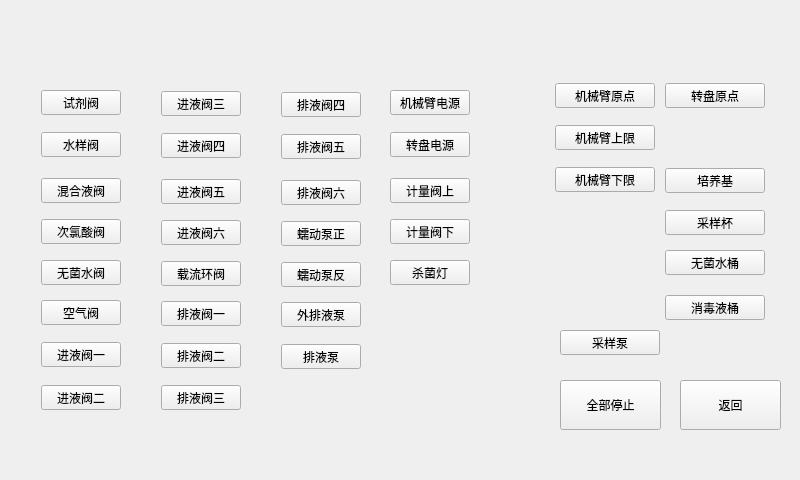
<?xml version="1.0" encoding="UTF-8"?>
<ui version="4.0">
 <class>debug_signal</class>
 <widget class="QWidget" name="debug_signal">
  <property name="geometry">
   <rect>
    <x>0</x>
    <y>0</y>
    <width>800</width>
    <height>480</height>
   </rect>
  </property>
  <property name="windowTitle">
   <string>Form</string>
  </property>
  <property name="styleSheet">
   <string notr="true">background-image: url(:/image/image/plc/singleTest.png);</string>
  </property>
  <widget class="QPushButton" name="pB_Exit">
   <property name="geometry">
    <rect>
     <x>680</x>
     <y>380</y>
     <width>101</width>
     <height>50</height>
    </rect>
   </property>
   <property name="styleSheet">
    <string notr="true">border-image: url(:/image/image/button_key_num.png);</string>
   </property>
   <property name="text">
    <string>返回</string>
   </property>
  </widget>
  <widget class="QPushButton" name="pB_StopAll">
   <property name="geometry">
    <rect>
     <x>560</x>
     <y>380</y>
     <width>101</width>
     <height>50</height>
    </rect>
   </property>
   <property name="styleSheet">
    <string notr="true">border-image: url(:/image/image/button_key_num.png);</string>
   </property>
   <property name="text">
    <string>全部停止</string>
   </property>
  </widget>
  <widget class="QPushButton" name="pB_shiji">
   <property name="geometry">
    <rect>
     <x>41</x>
     <y>90</y>
     <width>80</width>
     <height>25</height>
    </rect>
   </property>
   <property name="styleSheet">
    <string notr="true">border-image: url(:/image/image/button_key_num.png);</string>
   </property>
   <property name="text">
    <string>试剂阀</string>
   </property>
  </widget>
  <widget class="QPushButton" name="pB_shuiyangfa">
   <property name="geometry">
    <rect>
     <x>41</x>
     <y>132</y>
     <width>80</width>
     <height>25</height>
    </rect>
   </property>
   <property name="styleSheet">
    <string notr="true">border-image: url(:/image/image/button_key_num.png);</string>
   </property>
   <property name="text">
    <string>水样阀</string>
   </property>
  </widget>
  <widget class="QPushButton" name="pB_hunhefa">
   <property name="geometry">
    <rect>
     <x>41</x>
     <y>178</y>
     <width>80</width>
     <height>25</height>
    </rect>
   </property>
   <property name="styleSheet">
    <string notr="true">border-image: url(:/image/image/button_key_num.png);</string>
   </property>
   <property name="text">
    <string>混合液阀</string>
   </property>
  </widget>
  <widget class="QPushButton" name="pB_cilvsuan">
   <property name="geometry">
    <rect>
     <x>41</x>
     <y>219</y>
     <width>80</width>
     <height>25</height>
    </rect>
   </property>
   <property name="styleSheet">
    <string notr="true">border-image: url(:/image/image/button_key_num.png);</string>
   </property>
   <property name="text">
    <string>次氯酸阀</string>
   </property>
  </widget>
  <widget class="QPushButton" name="pB_wujunshuifa">
   <property name="geometry">
    <rect>
     <x>41</x>
     <y>260</y>
     <width>80</width>
     <height>25</height>
    </rect>
   </property>
   <property name="styleSheet">
    <string notr="true">border-image: url(:/image/image/button_key_num.png);</string>
   </property>
   <property name="text">
    <string>无菌水阀</string>
   </property>
  </widget>
  <widget class="QPushButton" name="pB_kongqifa">
   <property name="geometry">
    <rect>
     <x>41</x>
     <y>300</y>
     <width>80</width>
     <height>25</height>
    </rect>
   </property>
   <property name="styleSheet">
    <string notr="true">border-image: url(:/image/image/button_key_num.png);</string>
   </property>
   <property name="text">
    <string>空气阀</string>
   </property>
  </widget>
  <widget class="QPushButton" name="pB_jinyefa">
   <property name="geometry">
    <rect>
     <x>41</x>
     <y>342</y>
     <width>80</width>
     <height>25</height>
    </rect>
   </property>
   <property name="styleSheet">
    <string notr="true">border-image: url(:/image/image/button_key_num.png);</string>
   </property>
   <property name="text">
    <string>进液阀一</string>
   </property>
  </widget>
  <widget class="QPushButton" name="pB_jinyefa2">
   <property name="geometry">
    <rect>
     <x>41</x>
     <y>385</y>
     <width>80</width>
     <height>25</height>
    </rect>
   </property>
   <property name="styleSheet">
    <string notr="true">border-image: url(:/image/image/button_key_num.png);</string>
   </property>
   <property name="text">
    <string>进液阀二</string>
   </property>
  </widget>
  <widget class="QPushButton" name="pB_payefa1">
   <property name="geometry">
    <rect>
     <x>161</x>
     <y>301</y>
     <width>80</width>
     <height>25</height>
    </rect>
   </property>
   <property name="styleSheet">
    <string notr="true">border-image: url(:/image/image/button_key_num.png);</string>
   </property>
   <property name="text">
    <string>排液阀一</string>
   </property>
  </widget>
  <widget class="QPushButton" name="pB_zailiufa">
   <property name="geometry">
    <rect>
     <x>161</x>
     <y>261</y>
     <width>80</width>
     <height>25</height>
    </rect>
   </property>
   <property name="styleSheet">
    <string notr="true">border-image: url(:/image/image/button_key_num.png);</string>
   </property>
   <property name="text">
    <string>载流环阀</string>
   </property>
  </widget>
  <widget class="QPushButton" name="pB_paiyefa3">
   <property name="geometry">
    <rect>
     <x>161</x>
     <y>385</y>
     <width>80</width>
     <height>25</height>
    </rect>
   </property>
   <property name="styleSheet">
    <string notr="true">border-image: url(:/image/image/button_key_num.png);</string>
   </property>
   <property name="text">
    <string>排液阀三</string>
   </property>
  </widget>
  <widget class="QPushButton" name="pB_jinyefa3">
   <property name="geometry">
    <rect>
     <x>161</x>
     <y>91</y>
     <width>80</width>
     <height>25</height>
    </rect>
   </property>
   <property name="styleSheet">
    <string notr="true">border-image: url(:/image/image/button_key_num.png);</string>
   </property>
   <property name="text">
    <string>进液阀三</string>
   </property>
  </widget>
  <widget class="QPushButton" name="pB_jinyefa4">
   <property name="geometry">
    <rect>
     <x>161</x>
     <y>133</y>
     <width>80</width>
     <height>25</height>
    </rect>
   </property>
   <property name="styleSheet">
    <string notr="true">border-image: url(:/image/image/button_key_num.png);</string>
   </property>
   <property name="text">
    <string>进液阀四</string>
   </property>
  </widget>
  <widget class="QPushButton" name="pB_paiyefa2">
   <property name="geometry">
    <rect>
     <x>161</x>
     <y>343</y>
     <width>80</width>
     <height>25</height>
    </rect>
   </property>
   <property name="styleSheet">
    <string notr="true">border-image: url(:/image/image/button_key_num.png);</string>
   </property>
   <property name="text">
    <string>排液阀二</string>
   </property>
  </widget>
  <widget class="QPushButton" name="pB_jinyefa5">
   <property name="geometry">
    <rect>
     <x>161</x>
     <y>179</y>
     <width>80</width>
     <height>25</height>
    </rect>
   </property>
   <property name="styleSheet">
    <string notr="true">border-image: url(:/image/image/button_key_num.png);</string>
   </property>
   <property name="text">
    <string>进液阀五</string>
   </property>
  </widget>
  <widget class="QPushButton" name="pB_jinyefa6">
   <property name="geometry">
    <rect>
     <x>161</x>
     <y>220</y>
     <width>80</width>
     <height>25</height>
    </rect>
   </property>
   <property name="styleSheet">
    <string notr="true">border-image: url(:/image/image/button_key_num.png);</string>
   </property>
   <property name="text">
    <string>进液阀六</string>
   </property>
  </widget>
  <widget class="QPushButton" name="pB_paiyefa6">
   <property name="geometry">
    <rect>
     <x>281</x>
     <y>180</y>
     <width>80</width>
     <height>25</height>
    </rect>
   </property>
   <property name="styleSheet">
    <string notr="true">border-image: url(:/image/image/button_key_num.png);</string>
   </property>
   <property name="text">
    <string>排液阀六</string>
   </property>
  </widget>
  <widget class="QPushButton" name="pB_rongdongbengfan">
   <property name="geometry">
    <rect>
     <x>281</x>
     <y>262</y>
     <width>80</width>
     <height>25</height>
    </rect>
   </property>
   <property name="styleSheet">
    <string notr="true">border-image: url(:/image/image/button_key_num.png);</string>
   </property>
   <property name="text">
    <string>蠕动泵反</string>
   </property>
  </widget>
  <widget class="QPushButton" name="pB_paiyebeng">
   <property name="geometry">
    <rect>
     <x>281</x>
     <y>344</y>
     <width>80</width>
     <height>25</height>
    </rect>
   </property>
   <property name="styleSheet">
    <string notr="true">border-image: url(:/image/image/button_key_num.png);</string>
   </property>
   <property name="text">
    <string>排液泵</string>
   </property>
  </widget>
  <widget class="QPushButton" name="pB_paiyefa4">
   <property name="geometry">
    <rect>
     <x>281</x>
     <y>92</y>
     <width>80</width>
     <height>25</height>
    </rect>
   </property>
   <property name="styleSheet">
    <string notr="true">border-image: url(:/image/image/button_key_num.png);</string>
   </property>
   <property name="text">
    <string>排液阀四</string>
   </property>
  </widget>
  <widget class="QPushButton" name="pB_paiyefa5">
   <property name="geometry">
    <rect>
     <x>281</x>
     <y>134</y>
     <width>80</width>
     <height>25</height>
    </rect>
   </property>
   <property name="styleSheet">
    <string notr="true">border-image: url(:/image/image/button_key_num.png);</string>
   </property>
   <property name="text">
    <string>排液阀五</string>
   </property>
  </widget>
  <widget class="QPushButton" name="pB_waipaifa">
   <property name="geometry">
    <rect>
     <x>281</x>
     <y>302</y>
     <width>80</width>
     <height>25</height>
    </rect>
   </property>
   <property name="styleSheet">
    <string notr="true">border-image: url(:/image/image/button_key_num.png);</string>
   </property>
   <property name="text">
    <string>外排液泵</string>
   </property>
  </widget>
  <widget class="QPushButton" name="pB_rudongbengzheng">
   <property name="geometry">
    <rect>
     <x>281</x>
     <y>221</y>
     <width>80</width>
     <height>25</height>
    </rect>
   </property>
   <property name="styleSheet">
    <string notr="true">border-image: url(:/image/image/button_key_num.png);</string>
   </property>
   <property name="text">
    <string>蠕动泵正</string>
   </property>
  </widget>
  <widget class="QPushButton" name="pB_jiliangfashag">
   <property name="geometry">
    <rect>
     <x>390</x>
     <y>178</y>
     <width>80</width>
     <height>25</height>
    </rect>
   </property>
   <property name="styleSheet">
    <string notr="true">border-image: url(:/image/image/button_key_num.png);</string>
   </property>
   <property name="text">
    <string>计量阀上</string>
   </property>
  </widget>
  <widget class="QPushButton" name="pB_jiliangdaxia">
   <property name="geometry">
    <rect>
     <x>390</x>
     <y>219</y>
     <width>80</width>
     <height>25</height>
    </rect>
   </property>
   <property name="styleSheet">
    <string notr="true">border-image: url(:/image/image/button_key_num.png);</string>
   </property>
   <property name="text">
    <string>计量阀下</string>
   </property>
  </widget>
  <widget class="QPushButton" name="pB_zhuanpandianyuan">
   <property name="geometry">
    <rect>
     <x>390</x>
     <y>132</y>
     <width>80</width>
     <height>25</height>
    </rect>
   </property>
   <property name="styleSheet">
    <string notr="true">border-image: url(:/image/image/button_key_num.png);</string>
   </property>
   <property name="text">
    <string>转盘电源</string>
   </property>
  </widget>
  <widget class="QPushButton" name="pB_jixiebiPower">
   <property name="geometry">
    <rect>
     <x>390</x>
     <y>90</y>
     <width>80</width>
     <height>25</height>
    </rect>
   </property>
   <property name="styleSheet">
    <string notr="true">border-image: url(:/image/image/button_key_num.png);</string>
   </property>
   <property name="text">
    <string>机械臂电源</string>
   </property>
  </widget>
  <widget class="QPushButton" name="pB_shajundeng">
   <property name="geometry">
    <rect>
     <x>390</x>
     <y>260</y>
     <width>80</width>
     <height>25</height>
    </rect>
   </property>
   <property name="styleSheet">
    <string notr="true">border-image: url(:/image/image/button_key_num.png);</string>
   </property>
   <property name="text">
    <string>杀菌灯</string>
   </property>
  </widget>
  <widget class="QPushButton" name="pB_jixiebiyuandian">
   <property name="geometry">
    <rect>
     <x>555</x>
     <y>83</y>
     <width>100</width>
     <height>25</height>
    </rect>
   </property>
   <property name="styleSheet">
    <string notr="true">border-image: url(:/image/image/button_key_num.png);</string>
   </property>
   <property name="text">
    <string>机械臂原点</string>
   </property>
  </widget>
  <widget class="QPushButton" name="pB_jixiebishang">
   <property name="geometry">
    <rect>
     <x>555</x>
     <y>125</y>
     <width>100</width>
     <height>25</height>
    </rect>
   </property>
   <property name="styleSheet">
    <string notr="true">border-image: url(:/image/image/button_key_num.png);</string>
   </property>
   <property name="text">
    <string>机械臂上限</string>
   </property>
  </widget>
  <widget class="QPushButton" name="pB_jixiebixia">
   <property name="geometry">
    <rect>
     <x>555</x>
     <y>167</y>
     <width>100</width>
     <height>25</height>
    </rect>
   </property>
   <property name="styleSheet">
    <string notr="true">border-image: url(:/image/image/button_key_num.png);</string>
   </property>
   <property name="text">
    <string>机械臂下限</string>
   </property>
  </widget>
  <widget class="QPushButton" name="pB_zhuanpanyuandian">
   <property name="geometry">
    <rect>
     <x>665</x>
     <y>83</y>
     <width>100</width>
     <height>25</height>
    </rect>
   </property>
   <property name="styleSheet">
    <string notr="true">border-image: url(:/image/image/button_key_num.png);</string>
   </property>
   <property name="text">
    <string>转盘原点</string>
   </property>
  </widget>
  <widget class="QPushButton" name="pB_shiji_34">
   <property name="geometry">
    <rect>
     <x>665</x>
     <y>168</y>
     <width>100</width>
     <height>25</height>
    </rect>
   </property>
   <property name="styleSheet">
    <string notr="true">border-image: url(:/image/image/button_key_num.png);</string>
   </property>
   <property name="text">
    <string>培养基</string>
   </property>
  </widget>
  <widget class="QPushButton" name="pB_caiyangbei">
   <property name="geometry">
    <rect>
     <x>665</x>
     <y>210</y>
     <width>100</width>
     <height>25</height>
    </rect>
   </property>
   <property name="styleSheet">
    <string notr="true">border-image: url(:/image/image/button_key_num.png);</string>
   </property>
   <property name="text">
    <string>采样杯</string>
   </property>
  </widget>
  <widget class="QPushButton" name="pB_wujunshuitong">
   <property name="geometry">
    <rect>
     <x>665</x>
     <y>250</y>
     <width>100</width>
     <height>25</height>
    </rect>
   </property>
   <property name="styleSheet">
    <string notr="true">border-image: url(:/image/image/button_key_num.png);</string>
   </property>
   <property name="text">
    <string>无菌水桶</string>
   </property>
  </widget>
  <widget class="QPushButton" name="pB_xiaoduyetong">
   <property name="geometry">
    <rect>
     <x>665</x>
     <y>295</y>
     <width>100</width>
     <height>25</height>
    </rect>
   </property>
   <property name="styleSheet">
    <string notr="true">border-image: url(:/image/image/button_key_num.png);</string>
   </property>
   <property name="text">
    <string>消毒液桶</string>
   </property>
  </widget>
  <widget class="QPushButton" name="pB_caiyangbeng">
   <property name="geometry">
    <rect>
     <x>560</x>
     <y>330</y>
     <width>100</width>
     <height>25</height>
    </rect>
   </property>
   <property name="styleSheet">
    <string notr="true">border-image: url(:/image/image/button_key_num.png);</string>
   </property>
   <property name="text">
    <string>采样泵</string>
   </property>
  </widget>
 </widget>
 <resources/>
 <connections/>
</ui>
